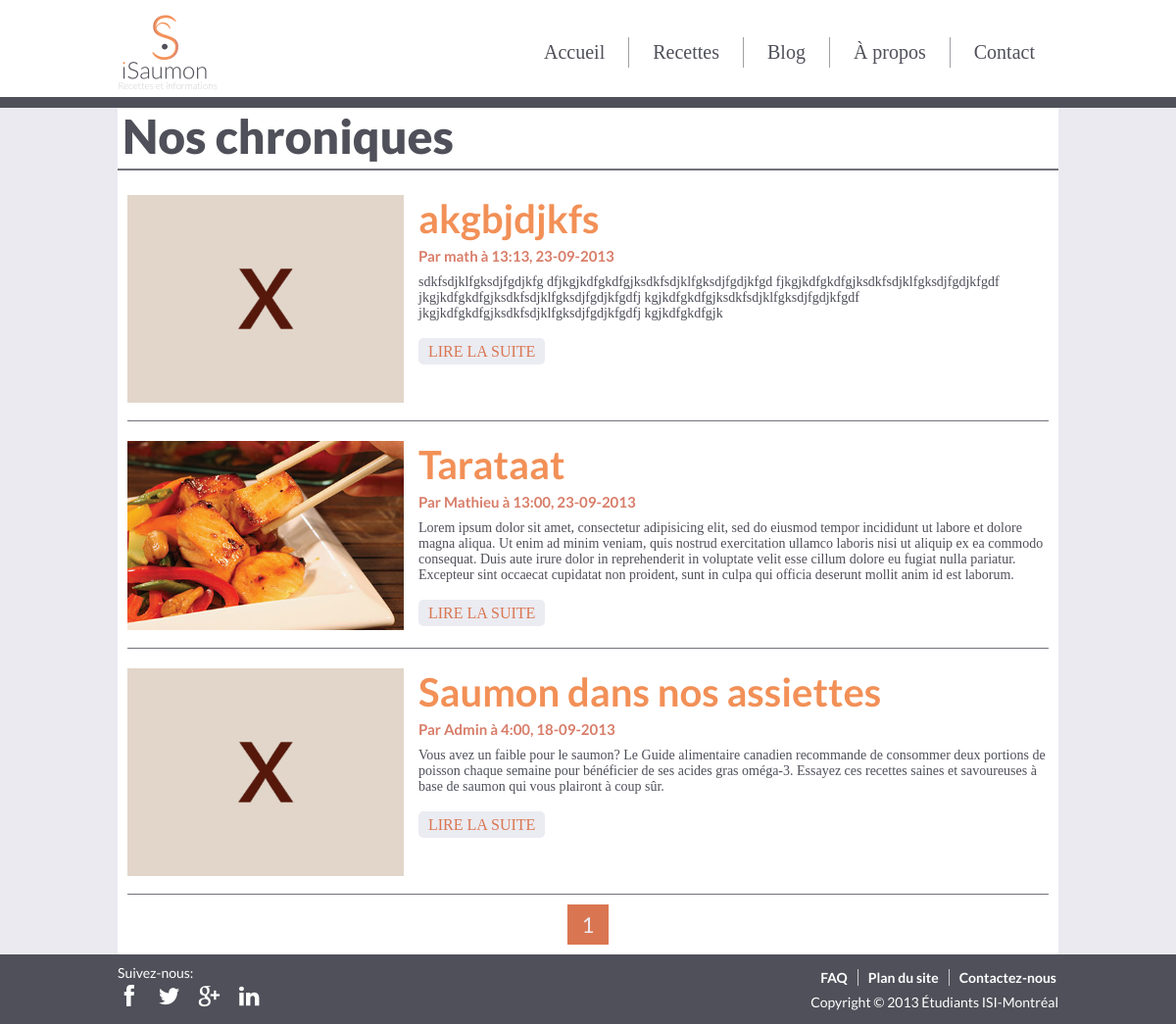
Screenshot of /?page=blog with the database file from the repository.
### tables this page shows
CREATE TABLE IF NOT EXISTS `commentaires` (
  `id` int(10) NOT NULL AUTO_INCREMENT,
  `titre` varchar(100) NOT NULL,
  `contenu` text NOT NULL,
  `commid` int(10) DEFAULT NULL,
  `date` timestamp NOT NULL DEFAULT CURRENT_TIMESTAMP,
  `auteur` varchar(50) NOT NULL,
  `img` varchar(150) DEFAULT NULL,
  `recette_id` int(10) DEFAULT NULL,
  PRIMARY KEY (`id`)
);

### common/mysql.php.inc (called while the page is built, shortened)
<?php
function readData($dbName, $query)
{
	try
	{
		$results = mysql_query($query);
	}
	catch(Exception $e)
	{
		var_dump($e);
	}
	$data = array();
	if( isset($results) )
	{
		while( $line = mysql_fetch_assoc( $results ) )
		{
			$entity = array();
			foreach( $line as $key => $value )
			{
				$entity[$key] = $value;
			}
			$data[] = $entity;
		}
		return $data;
	}
}
?>

### blog/blog_manager.php.inc (called while the page is built, shortened)
<?php
require_once("common/mysql.php.inc");
$db = "isaumon";
function getNbArticles()
{
	global $db;
	$q = "SELECT count(*) AS 'nb' FROM commentaires WHERE commid IS NULL";
	$res = readData($db, $q);
	return $res[0]['nb'];
}
function getArticlesFromPage($pageNb, $articlessPerPage)
{
	global $db;
	$start = ($pageNb-1) * $articlessPerPage;
	$q = "SELECT * from commentaires WHERE commid IS NULL ORDER BY date DESC LIMIT $start, $articlessPerPage";
	return readData($db, $q);
}
?>

### config/blog.config.php.inc (called while the page is built, shortened)
<?php
$articlesParPage = 5;
?>

### blog.php (the view, shortened to what this page needs)
<?php
include("blog/blog_manager.php.inc");
?>
<div class="container">
<?php
if( !isset($_GET['id']) )
	echo '<h1>Nos chroniques</h1>';
else
	echo '<h1>Article</h1>';
$page = 1;
function afficherArticle($article)
{
	$image = "missing.jpg";
	if( isset($article['img']) && file_exists("assets/img/blog/" . $article['img']) )
		$image = $article['img'];
	echo '<article class="chronique">';
	echo '		<img src="assets/img/blog/'. $image .'" alt="" />';
	echo '		<div>';
	echo '			<h2>';
	if( !isset($_GET['id']) )
		echo '<a href="?page=blog&id='. $article['id'] .'">'. $article['titre'] .'</a>';
	else
		echo $article['titre'];
	echo '			</h2>';
	echo '			<p class="chroniqueur">Par '. $article['auteur'] .' à '. date_format( date_create($article['date']), 'G:i, d-m-Y') .'</p>';
	echo '			<p class="chronique-contenu">'. $article['contenu'] .'</p>';
	if( !isset($_GET['id']) )
		echo '			<a href="?page=blog&id='. $article['id'] .'" class="lire-tout">LIRE LA SUITE</a>';
	echo '		</div>';
	echo '</article>';
}
if( !isset($_GET['id']) )
{
	$articles = getArticlesFromPage($page, $articlesParPage);
	foreach($articles as $article)
	{
		afficherArticle($article);
	}
	$nbPages = 1;
	$nbArticles = getNbArticles();
	if( $nbArticles != -1 )
		$nbPages = ceil( $nbArticles / $articlesParPage );
	echo '<nav>';
	echo '<ul>';
	for($i=1; $i<=$nbPages; $i++)
	{
		if( (!isset($_GET['p']) && $i == 1) || (isset($_GET['p']) && $i == $_GET['p']) )
			echo '<li class="active">';
		else
			echo '<li>';
		echo '<a href="?page=blog&p='.$i.'">'.$i.'</a>';
		echo '</li>';
	}
	echo '</ul>';
	echo '</nav>';
}
?>
</div>

### assets/css/base.css (style rules this page uses)
html, body, p, h1, h2, h3, h4, h5, h6, img, ul, li { margin: 0; padding: 0; border: 0; font-family: "Lato"; }
.container { float: left; width: 80%; margin-left: 10%; background-color: white; }
#contenu h1 { font-family: LatoBlack; font-size: 48px; color: #4f5059; padding-left: 5px; padding-bottom: 5px; margin-bottom: 15px; border-bottom: 2px solid #72727a; }

### assets/css/blog.css (style rules this page uses)
article { width: calc(100% - 20px); float: left; margin: 10px 10px; padding-bottom: 18px; border-bottom: 1px solid #72727a; box-sizing: border-box; }
article > img { float: left; width: 30%; }
article > div { margin-left: 15px; width: calc(70% - 15px); float: left; }
article h2 { font-family: "LatoBold"; margin-bottom: 5px; color: #f29057; font-size: 40px; text-decoration: none; }
article h2 a { color: #f29057; font-size: 40px; text-decoration: none; }
.chroniqueur { font-family: "LatoBold"; color: #d87d69; font-size: 15px; margin-bottom: 10px; }
.chronique-contenu { font-family: "Source"; color: #4f5059; font-size: 14px; margin-bottom: 20px; }
.lire-tout { color: #d97651; font-family: "SourceBold"; text-decoration: none; background-color: #ebebf2; padding: 5px 10px; border-radius: 5px; -webkit-transition:all 0.5s; -moz-transition:all 0.5s; -o-transition:all 0.5s; transition:all 0.5s; }
nav { float: left; width: 100%; margin: auto; margin-bottom: 10px; }
nav ul { float: left; list-style-type: none; width: 100%; text-align: center; }
nav li { display: inline-block; }
nav a { display: block; padding: 7px 15px; text-decoration: none; font-family: "Lato"; font-size: 22px; color: #d87d69; }
nav li.active a { background-color: #d97651; color: #ebebf2; }

### rows the page displays
commentaires: titre "akgbjdjkfs", auteur "math", date "13:13, 23-09-2013", contenu "sdkfsdjklfgksdjfgdjkfg dfjkgjkdfgkdfgjksdkfsdjklfgksdjfgdjkfgd fjkgjkdfgkdfgjksdkfsdjklfgksdjfgdjkfgdf jkgjkdfgkdfgjksdkfsdjklfgksdjfgdjkfgdfj kgjkdfgkdfgjksdkfsdjklfgksdjfgdjkfgdf jkgjkdfgkdfgjksdkfsdjklfgksdjfgdjkfgdfj kgjkdfgkdfgjk"
commentaires: img (picture), titre "Tarataat", auteur "Mathieu", date "13:00, 23-09-2013", contenu "Lorem ipsum dolor sit amet, consectetur adipisicing elit, sed do eiusmod tempor incididunt ut labore et dolore magna aliqua. Ut enim ad minim veniam, quis nostrud exercitation ullamco laboris nisi ut aliquip ex ea commodo consequat. Duis aute irure dolor in reprehenderit in voluptate velit esse cillum dolore eu fugiat nulla pariatur. Excepteur sint occaecat cupidatat non proident, sunt in culpa qui officia deserunt mollit anim id est laborum."
commentaires: titre "Saumon dans nos assiettes", auteur "Admin", date "4:00, 18-09-2013", contenu "Vous avez un faible pour le saumon? Le Guide alimentaire canadien recommande de consommer deux portions de poisson chaque semaine pour bénéficier de ses acides gras oméga-3. Essayez ces recettes saines et savoureuses à base de saumon qui vous plairont à coup sûr."
